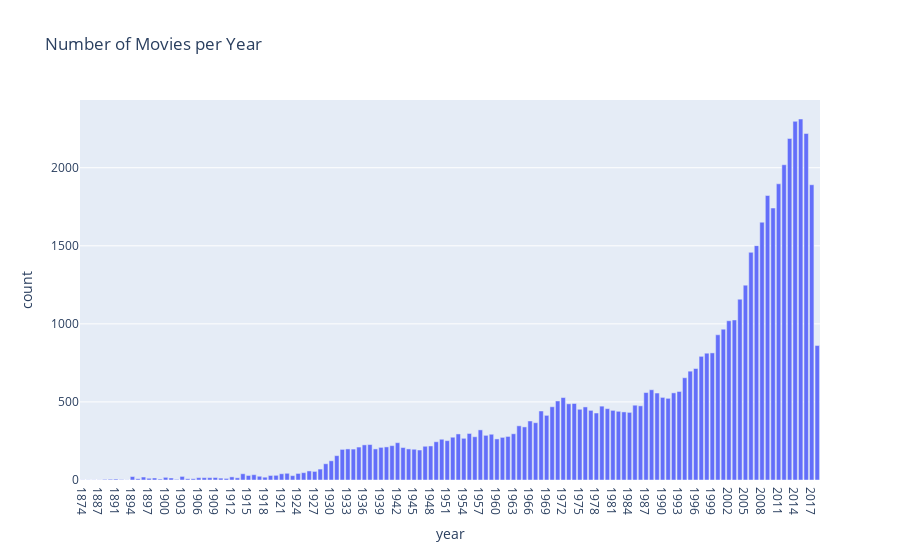

The notebook cell this image was saved under:
### Markdown cell above
### **d)**
### Gör en plot över årtal och antalet filmer representerade i datasetet.

---

### Code cell
df_movies_year = df_movies
df_movies_year["year"] = df_movies["title"].str.extract(r'\((\d{4})\)')
df_movies_per_year = df_movies_year.groupby("year").size().reset_index(name="count")

fig = px.bar(df_movies_per_year, x="year", y= "count", title='Number of Movies per Year')
fig.show()

### Figure 1 — Plotly figure (JSON) as saved in the notebook; plotly's stock layout.template omitted (floating-point values rounded to 4 significant figures; data arrays with more than 128 entries replaced by an {"elided": "..."} marker saying what was removed)
{"data": [{"alignmentgroup": "True", "hovertemplate": "year=%{x}<br>count=%{y}<extra></extra>", "legendgroup": "", "marker": {"color": "#636efa", "pattern": {"shape": ""}}, "name": "", "offsetgroup": "", "orientation": "v", "showlegend": false, "textposition": "auto", "type": "bar", "x": {"elided": "134 str values"}, "xaxis": "x", "y": {"elided": "134 int values"}, "yaxis": "y"}], "layout": {"barmode": "relative", "legend": {"tracegroupgap": 0}, "title": {"text": "Number of Movies per Year"}, "xaxis": {"anchor": "y", "domain": [0, 1], "title": {"text": "year"}}, "yaxis": {"anchor": "x", "domain": [0, 1], "title": {"text": "count"}}}}
